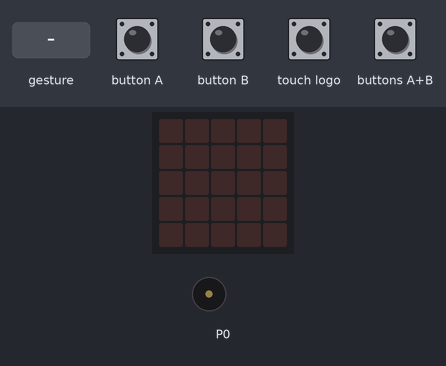
The program below on a simulated BBC micro:bit (MakeCode). On the bench: the board's 5×5 LED display, buzzer (waves = sounding). Inputs (shaded band) come from the test bench. A tilt is held for 1.5 s and a shake lasts 1 s, then the board lies face up again.

Above: at 1.2 s.
1.3 s: buttons A+B pressed for 0.15 s
At 2.05 s:
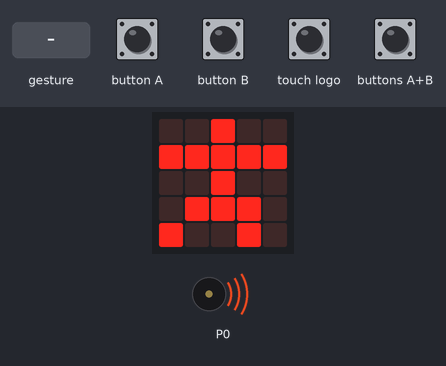
4.3 s: button A pressed for 0.15 s
At 4.85 s:
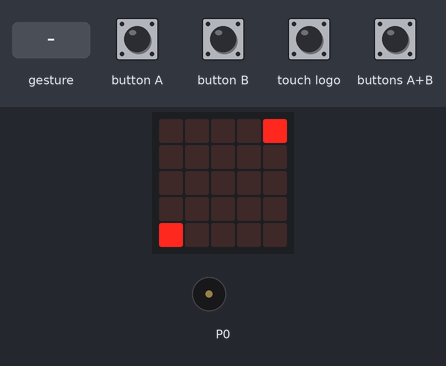
7.3 s: button B pressed for 0.15 s
At 7.63 s:
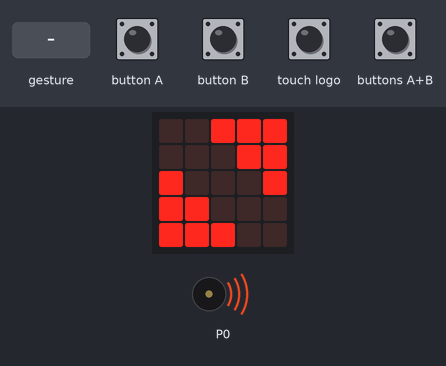
10.3 s: gesture 'shake'
At 12.5 s:
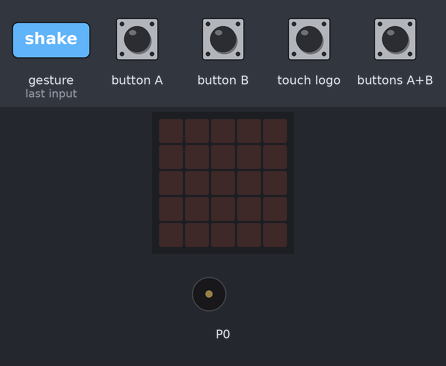
13.3 s: sound turns loud
At 16.1 s:
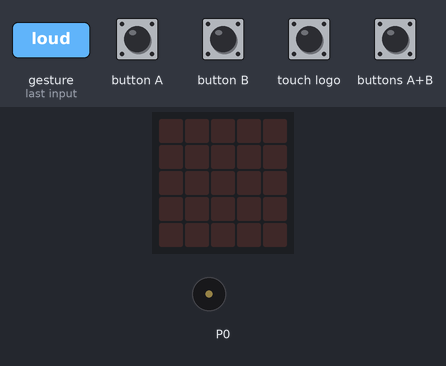
16.3 s: buttons A+B pressed for 1 s
At 18.28 s:
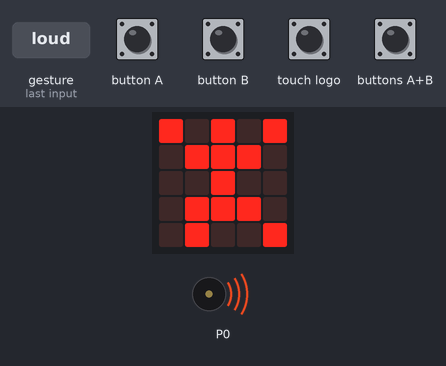
Timing chart, 0 to 20.6 s (numbered marks = the images above; inputs shaded):
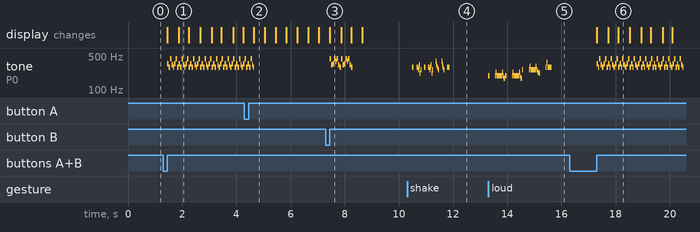

The program:

main.ts
```typescript
input.onLogoEvent(TouchButtonEvent.Pressed, function () {
    music.stopAllSounds()
    basic.clearScreen()
})
input.onButtonPressed(Button.A, function () {
    for (let index = 0; index < 2; index++) {
        basic.showLeds(`
            . . . . #
            . . . . .
            . . . . .
            . . . . .
            # . . . .
            `)
        basic.showLeds(`
            . . . # #
            . . . . #
            . . . . .
            # . . . .
            # # . . .
            `)
        basic.showLeds(`
            . . # # #
            . . . # #
            # . . . #
            # # . . .
            # # # . .
            `)
        basic.showLeds(`
            . # # # #
            # . # # #
            # # . # #
            # # # . #
            # # # # .
            `)
        basic.showLeds(`
            # # # # #
            # # # # #
            # # # # #
            # # # # #
            # # # # #
            `)
    }
    basic.clearScreen()
})
input.onGesture(Gesture.Shake, function () {
    for (let index = 0; index < 2; index++) {
        music.playTone(294, music.beat(BeatFraction.Whole))
        basic.pause(100)
        music.playTone(294, music.beat(BeatFraction.Whole))
        music.playTone(262, music.beat(BeatFraction.Quarter))
        music.playTone(294, music.beat(BeatFraction.Quarter))
        music.playTone(330, music.beat(BeatFraction.Half))
        music.playTone(220, music.beat(BeatFraction.Half))
        music.playTone(262, music.beat(BeatFraction.Half))
        basic.pause(100)
    }
    for (let index = 0; index < 2; index++) {
        music.playTone(392, music.beat(BeatFraction.Quarter))
        music.playTone(330, music.beat(BeatFraction.Half))
        music.playTone(294, music.beat(BeatFraction.Half))
        music.playTone(262, music.beat(BeatFraction.Half))
        basic.pause(100)
    }
    music.playTone(294, music.beat(BeatFraction.Double))
})
input.onButtonPressed(Button.AB, function () {
    music._playDefaultBackground(music.stringPlayable("F D A E D F A D ", 1200), music.PlaybackMode.LoopingInBackground)
    basic.showLeds(`
        # . # . #
        . # # # .
        . . # . .
        . # # # .
        . # . . #
        `)
    basic.showLeds(`
        . . # . .
        # # # # #
        . . # . .
        . # # # .
        # . . # .
        `)
    basic.showLeds(`
        # . # . #
        . # # # .
        . . # . .
        . # # # .
        . # . . #
        `)
    basic.showLeds(`
        . . # . .
        # # # # #
        . . # . .
        . # # # .
        # . . # .
        `)
    basic.showLeds(`
        # . # . #
        . # # # .
        . . # . .
        . # # # .
        . # . . #
        `)
    basic.showLeds(`
        . . # . .
        # # # # #
        . . # . .
        . # # # .
        # . . # .
        `)
    basic.showLeds(`
        # . # . #
        . # # # .
        . . # . .
        . # # # .
        . # . . #
        `)
    basic.showLeds(`
        . . # . .
        # # # # #
        . . # . .
        . # # # .
        # . . # .
        `)
    music.stopAllSounds()
})
input.onSound(DetectedSound.Loud, function () {
    for (let index = 0; index < 2; index++) {
        music.playTone(196, music.beat(BeatFraction.Whole))
        basic.pause(200)
        music.playTone(196, music.beat(BeatFraction.Half))
        music.playTone(233, music.beat(BeatFraction.Half))
        music.playTone(196, music.beat(BeatFraction.Whole))
        music.playTone(196, music.beat(BeatFraction.Whole))
        music.playTone(196, music.beat(BeatFraction.Whole))
        music.playTone(196, music.beat(BeatFraction.Half))
        music.playTone(233, music.beat(BeatFraction.Half))
        music.playTone(196, music.beat(BeatFraction.Half))
        music.playTone(175, music.beat(BeatFraction.Whole))
    }
    music.playTone(262, music.beat(BeatFraction.Whole))
    basic.pause(200)
    music.playTone(262, music.beat(BeatFraction.Half))
    music.playTone(311, music.beat(BeatFraction.Half))
    music.playTone(262, music.beat(BeatFraction.Whole))
    music.playTone(262, music.beat(BeatFraction.Whole))
    music.playTone(262, music.beat(BeatFraction.Whole))
    music.playTone(262, music.beat(BeatFraction.Half))
    music.playTone(311, music.beat(BeatFraction.Half))
    music.playTone(262, music.beat(BeatFraction.Half))
    music.playTone(233, music.beat(BeatFraction.Whole))
    music.playTone(220, music.beat(BeatFraction.Whole))
    basic.pause(200)
    music.playTone(294, music.beat(BeatFraction.Half))
    music.playTone(370, music.beat(BeatFraction.Half))
    music.playTone(294, music.beat(BeatFraction.Whole))
    music.playTone(294, music.beat(BeatFraction.Double))
    basic.pause(1000)
})
input.onButtonPressed(Button.B, function () {
    for (let index = 0; index < 2; index++) {
        music.play(music.stringPlayable("A E F A G A E D ", 1200), music.PlaybackMode.UntilDone)
    }
    music.stopMelody(MelodyStopOptions.All)
})
basic.forever(function () {

})
```

test.ts
```typescript
// aquí va el archivo "tests"; esto no se compilará cuando este paquete se utilice como una extensión.
```

Measured:
- after the input at 1.3 s, tone on P0: silent → 349 Hz after 0.15 s, then repeats every 0.42 s: 294 Hz 0.05 s, 440 Hz 0.05 s, 330 Hz 0.05 s, 294 Hz 0.05 s, 349 Hz 0.05 s, 440 Hz 0.05 s, 294 Hz 0.05 s, 349 Hz 0.05 s; the display: first changes after 0.15 s (image 1 shows a later state)
- after the input at 4.3 s, the display: changes after 0.35 s (image 2)
- after the input at 7.3 s, tone on P0: plays 440 Hz for 0.05 s, 330 Hz for 0.05 s, 349 Hz for 0.05 s, 440 Hz for 0.05 s, 392 Hz for 0.05 s, 440 Hz for 0.05 s … (16 notes in this stretch), starting after 0.15 s
- after the input at 10.3 s, tone on P0: plays 294 Hz for 0.05 s, 294 Hz for 0.06 s, 262 Hz for 0.02 s, 294 Hz for 0.02 s, 330 Hz for 0.03 s, 220 Hz for 0.03 s … (23 notes in this stretch), starting after 0.20 s
- after the input at 13.3 s, tone on P0: plays 196 Hz for 0.05 s, 196 Hz for 0.03 s, 233 Hz for 0.03 s, 196 Hz for 0.20 s, 233 Hz for 0.03 s, 196 Hz for 0.03 s … (25 notes in this stretch), starting at once
- after the input at 16.3 s, tone on P0: plays 349 Hz for 0.05 s, 294 Hz for 0.05 s, 440 Hz for 0.05 s, 330 Hz for 0.05 s, 294 Hz for 0.05 s, 349 Hz for 0.05 s … (61 notes in this stretch), starting after 1.0 s; the display: changes after 1.0 s (image 6)
- what the display in image 2 shows lasts 0.4 s, from 4.7 s to 5.1 s
